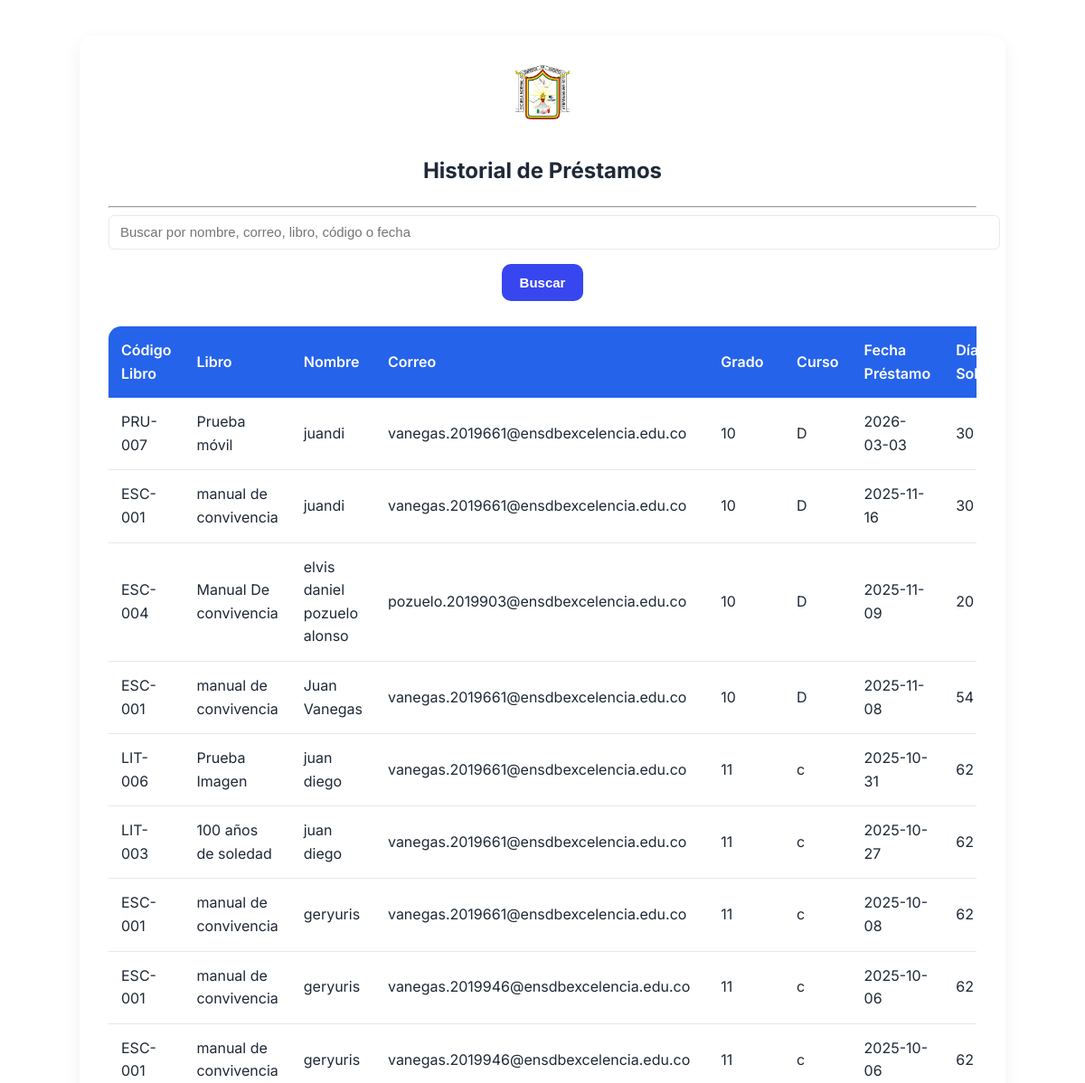
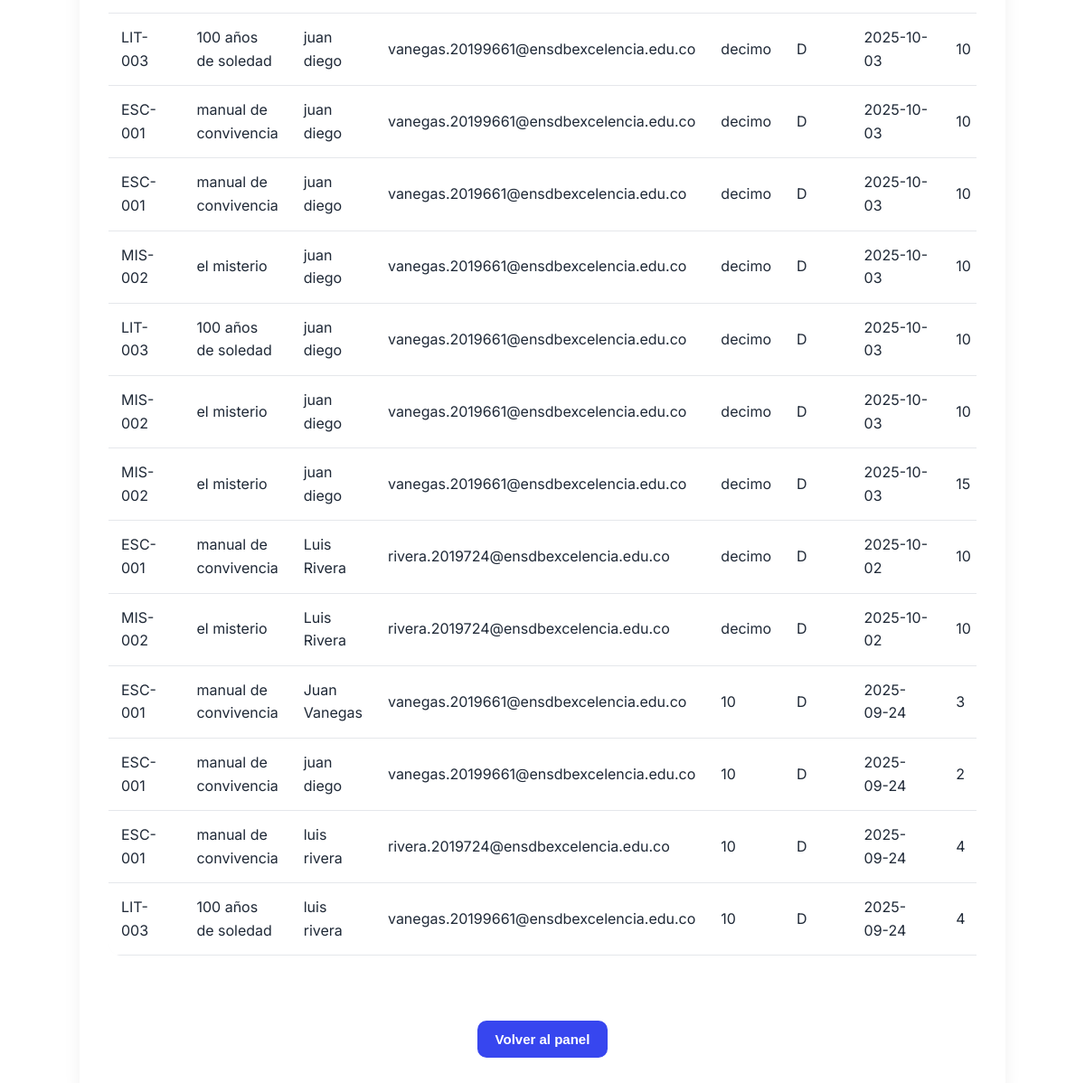
The page /admin_historial (signed in) on the database its author committed (2 pictures, top to bottom).
### tables this page shows
CREATE TABLE prestamo (
                id INTEGER PRIMARY KEY AUTOINCREMENT,
                nombre TEXT NOT NULL,
                grado TEXT NOT NULL,
                curso TEXT NOT NULL,
                libro_id INTEGER NOT NULL,
                dias INTEGER NOT NULL,
                correo TEXT NOT NULL,
                fecha_prestamo TEXT NOT NULL,
                devuelto INTEGER DEFAULT 0, reseñado INTEGER DEFAULT 0, fecha_devolucion TEXT,
                FOREIGN KEY(libro_id) REFERENCES libro(id)
            );

CREATE TABLE libro (
                id INTEGER PRIMARY KEY AUTOINCREMENT,
                titulo TEXT NOT NULL,
                autor TEXT NOT NULL,
                editorial TEXT NOT NULL,
                stock INTEGER NOT NULL,
                seccion TEXT NOT NULL
            , codigo_libro TEXT, portada_filename TEXT);

### biblioteca/app.py (the view)
@app.route('/admin_historial')
def admin_historial():
    if not session.get('admin'):
        return redirect(url_for('admin_login'))
    search_query = request.args.get('search', '')
    conn = get_db_connection()
    base_query = """SELECT p.*, l.titulo as libro, l.codigo_libro
                    FROM prestamo p JOIN libro l ON p.libro_id = l.id"""
    params = []
    if search_query:
        base_query += " WHERE p.nombre LIKE ? OR p.correo LIKE ? OR l.titulo LIKE ? OR l.codigo_libro LIKE ?"
        params = [f'%{search_query}%'] * 4
    base_query += " ORDER BY p.fecha_prestamo DESC"
    prestamos = execute(conn, base_query, params).fetchall()
    conn.close()
    return render_template('admin_historial.html', prestamos=prestamos, search=search_query)

### biblioteca/app.py (called while the page is built)
def get_db_connection():
    if USE_MYSQL:
        import mysql.connector
        conn = mysql.connector.connect(
            host=os.environ.get('MYSQL_HOST', 'localhost'),
            user=os.environ.get('MYSQL_USER', 'root'),
            password=os.environ.get('MYSQL_PASSWORD', ''),
            database=os.environ.get('MYSQL_DATABASE'),
            charset='utf8mb4',
        )
        return conn
    else:
        conn = sqlite3.connect(DATABASE)
        conn.row_factory = sqlite3.Row
        return conn

def execute(conn, query, params=()):
    if USE_MYSQL:
        query = query.replace('?', '%s')
        cur = conn.cursor(dictionary=True)
    else:
        cur = conn.cursor()
    cur.execute(query, params)
    return cur

### biblioteca/templates/admin_historial.html (shortened to what this page needs)
<!DOCTYPE html>
<html lang="es">
<head>
    <link rel="stylesheet" href="{{ url_for('static', filename='css/styles.css') }}">
</head>
<body>
    <div class="admin-container">
        <div style="text-align:center;">
            <img src="{{ url_for('static', filename='escudo.jpg') }}" alt="Escudo" style="width:60px; margin-bottom:10px;">
            <h2>Historial de Préstamos</h2>
            <hr>
        </div>
        <form method="GET" action="{{ url_for('admin_historial') }}" style="text-align:center; margin-bottom:20px;">
            <input type="text" name="search" placeholder="Buscar por nombre, correo, libro, código o fecha" value="{{ search }}">
            <button type="submit">Buscar</button>
        </form>
        <div class="table-section">
            <div style="overflow-x:auto;">
                <table>
                    <thead>
                        <tr>
                            <th>Código Libro</th>
                            <th>Libro</th>
                            <th>Nombre</th>
                            <th>Correo</th>
                            <th>Grado</th>
                            <th>Curso</th>
                            <th>Fecha Préstamo</th>
                            <th>Días Solicitados</th>
                        </tr>
                    </thead>
                    <tbody>
                        {% for prestamo in prestamos %}
                        <tr>
                            <td data-label="Código Libro">{{ prestamo['codigo_libro'] }}</td>
                            <td data-label="Libro">{{ prestamo['libro'] }}</td>
                            <td data-label="Nombre">{{ prestamo['nombre'] }}</td>
                            <td data-label="Correo">{{ prestamo['correo'] }}</td>
                            <td data-label="Grado">{{ prestamo['grado'] }}</td>
                            <td data-label="Curso">{{ prestamo['curso'] }}</td>
                            <td data-label="Fecha Préstamo">{{ prestamo['fecha_prestamo'] }}</td>
                            <td data-label="Días Solicitados">{{ prestamo['dias'] }}</td>
                        </tr>
                        {% endfor %}
                    </tbody>
                </table>
            </div>
        </div>
        <div style="text-align:center; margin-top:20px;">
            <a href="{{ url_for('admin_panel') }}"><button>Volver al panel</button></a>
        </div>
    </div>
</body>
</html>

### biblioteca/static/css/styles.css (style rules this page uses)
:root { --bg-page: #f6f7fb; --card-bg: rgba(255, 255, 255, 0.95); --text-dark: #1f2937; --text-muted: #4b5563; --primary: #3746ef; --danger: #ef4444; }
body { background-color: var(--bg-page) !important; color: var(--text) !important; -webkit-font-smoothing:antialiased; margin: 0; padding: 0; min-height: 100vh; font-family: 'Inter', sans-serif; color: var(--text-dark) !important; background: url('../images/escuela-background.jpg') no-repeat center center fixed; background-size: cover; }
body::before { content: ''; position: fixed; top: 0; left: 0; width: 100%; height: 100%; background: rgba(255, 255, 255, 0.85); z-index: -1; }
header, nav, .navbar, .page, .content, .panel, .card, .form-control, input, textarea, button, a { color: var(--text-dark) !important; }
form input[type="text"], form input[type="email"], form input[type="password"], form input[type="file"], form textarea, .form-control { display: block !important; width: 100% !important; padding: 0.6rem 0.75rem; margin-bottom: 0.75rem !important; border: 1px solid #e6e9ef; border-radius: 6px; background: #fff; color: var(--text-dark) !important; }
button, .btn, .btn-primary { display: inline-block; padding: 0.55rem 0.9rem; background: var(--primary); color: #fff !important; border: none; border-radius: 6px; cursor: pointer; transition: transform .12s ease, box-shadow .12s ease, opacity .12s ease; margin-bottom: 0.5rem; }
input + button, input + .btn, .form-control + .btn { margin-top: 0.25rem; }
a, .nav-link { color: var(--primary) !important; text-decoration: none; }
:root { --primary-color: #2563eb; --secondary-color: #f3f4f6; --accent-color: #10b981; --warning-color: #f59e0b; --error-color: #ef4444; --text-color: #1f2937; --heading-color: #111827; --card-bg: #ffffffcc; --shadow: 0 6px 20px rgba(0, 0, 0, 0.06); --border-radius: 14px; --transition: all 0.25s ease; }
body { background: linear-gradient(180deg, #e0e7ff 0%, #f9fafb 100%); font-family: 'Inter', sans-serif; margin: 0; padding: 20px; color: var(--text-color); line-height: 1.6; background-image: url('https://images.unsplash.com/photo-1507842217343-583bb7270b66?q=80&w=2070&auto=format&fit=crop'); background-size: cover; background-attachment: fixed; background-blend-mode: overlay; }
.container, .admin-container { max-width: 980px; margin: 30px auto; background: var(--card-bg); backdrop-filter: blur(10px); border-radius: var(--border-radius); box-shadow: var(--shadow); padding: 2.2em; transition: var(--transition); }
.container, .admin-container { max-width: 960px; margin: 20px auto; background: #fff; border-radius: var(--border-radius); box-shadow: var(--shadow); padding: 2em; overflow-x: auto; }
button, .btn { border: none; border-radius: 10px; padding: 12px 20px; font-size: 15px; font-weight: 600; cursor: pointer; transition: var(--transition); color: #fff; display: inline-block; }
input[type="text"], input[type="email"], input[type="number"], input[type="password"] { width: 100%; padding: 12px; border-radius: 10px; border: 1px solid #d1d5db; font-size: 15px; transition: var(--transition); background-color: #f9fafb; }
table { width: 100%; border-collapse: collapse; border-radius: var(--border-radius); overflow: hidden; margin-bottom: 2em; }
th { background: var(--primary-color); color: #fff; padding: 14px; text-align: left; font-weight: 600; }
td { padding: 14px; background: #fff; border-bottom: 1px solid #e5e7eb; }
tbody tr { background-color: #fff; }
tbody tr:nth-child(even) { background-color: #f9f9f9; }
.table-section { margin-bottom: 2.5em; }
body::before { z-index: -1; }
body { background-color: transparent; }
body { background: transparent !important; color: var(--text-color); }
body::before { content: ""; position: fixed; inset: 0; background-image: url('../images/escuela-background.jpeg'); background-repeat: no-repeat; background-position: center center; background-size: cover; background-attachment: fixed; filter: blur(0px); image-rendering: auto; z-index: -1; }
@media (min-width: 1200px) and (max-width: 1599px) { body::before { filter: blur(1px); } }

### rows shown on the page
prestamo: codigo_libro "PRU-007", libro "Prueba móvil", nombre "juandi", correo "vanegas.2019661@ensdbexcelencia.edu.co", grado "10", curso "D", fecha_prestamo "2026-03-03", dias "30"
prestamo: codigo_libro "ESC-001", libro "manual de convivencia", nombre "juandi", correo "vanegas.2019661@ensdbexcelencia.edu.co", grado "10", curso "D", fecha_prestamo "2025-11-16", dias "30"
prestamo: codigo_libro "ESC-004", libro "Manual De convivencia", nombre "elvis daniel pozuelo alonso", correo "pozuelo.2019903@ensdbexcelencia.edu.co", grado "10", curso "D", fecha_prestamo "2025-11-09", dias "20"
prestamo: codigo_libro "ESC-001", libro "manual de convivencia", nombre "Juan Vanegas", correo "vanegas.2019661@ensdbexcelencia.edu.co", grado "10", curso "D", fecha_prestamo "2025-11-08", dias "54"
prestamo: codigo_libro "LIT-006", libro "Prueba Imagen", nombre "juan diego", correo "vanegas.2019661@ensdbexcelencia.edu.co", grado "11", curso "c", fecha_prestamo "2025-10-31", dias "62"
prestamo: codigo_libro "LIT-003", libro "100 años de soledad", nombre "juan diego", correo "vanegas.2019661@ensdbexcelencia.edu.co", grado "11", curso "c", fecha_prestamo "2025-10-27", dias "62"
prestamo: codigo_libro "ESC-001", libro "manual de convivencia", nombre "geryuris", correo "vanegas.2019661@ensdbexcelencia.edu.co", grado "11", curso "c", fecha_prestamo "2025-10-08", dias "62"
prestamo: codigo_libro "ESC-001", libro "manual de convivencia", nombre "geryuris", correo "vanegas.2019946@ensdbexcelencia.edu.co", grado "11", curso "c", fecha_prestamo "2025-10-06", dias "62"
prestamo: codigo_libro "ESC-001", libro "manual de convivencia", nombre "geryuris", correo "vanegas.2019946@ensdbexcelencia.edu.co", grado "11", curso "c", fecha_prestamo "2025-10-06", dias "62"
prestamo: codigo_libro "LIT-003", libro "100 años de soledad", nombre "juan diego", correo "vanegas.20199661@ensdbexcelencia.edu.co", grado "decimo", curso "D", fecha_prestamo "2025-10-03", dias "10"
prestamo: codigo_libro "ESC-001", libro "manual de convivencia", nombre "juan diego", correo "vanegas.20199661@ensdbexcelencia.edu.co", grado "decimo", curso "D", fecha_prestamo "2025-10-03", dias "10"
prestamo: codigo_libro "ESC-001", libro "manual de convivencia", nombre "juan diego", correo "vanegas.2019661@ensdbexcelencia.edu.co", grado "decimo", curso "D", fecha_prestamo "2025-10-03", dias "10"
prestamo: codigo_libro "MIS-002", libro "el misterio", nombre "juan diego", correo "vanegas.2019661@ensdbexcelencia.edu.co", grado "decimo", curso "D", fecha_prestamo "2025-10-03", dias "10"
prestamo: codigo_libro "LIT-003", libro "100 años de soledad", nombre "juan diego", correo "vanegas.2019661@ensdbexcelencia.edu.co", grado "decimo", curso "D", fecha_prestamo "2025-10-03", dias "10"
prestamo: codigo_libro "MIS-002", libro "el misterio", nombre "juan diego", correo "vanegas.2019661@ensdbexcelencia.edu.co", grado "decimo", curso "D", fecha_prestamo "2025-10-03", dias "10"
prestamo: codigo_libro "MIS-002", libro "el misterio", nombre "juan diego", correo "vanegas.2019661@ensdbexcelencia.edu.co", grado "decimo", curso "D", fecha_prestamo "2025-10-03", dias "15"
prestamo: codigo_libro "ESC-001", libro "manual de convivencia", nombre "Luis Rivera", correo "rivera.2019724@ensdbexcelencia.edu.co", grado "decimo", curso "D", fecha_prestamo "2025-10-02", dias "10"
prestamo: codigo_libro "MIS-002", libro "el misterio", nombre "Luis Rivera", correo "rivera.2019724@ensdbexcelencia.edu.co", grado "decimo", curso "D", fecha_prestamo "2025-10-02", dias "10"
prestamo: codigo_libro "ESC-001", libro "manual de convivencia", nombre "Juan Vanegas", correo "vanegas.2019661@ensdbexcelencia.edu.co", grado "10", curso "D", fecha_prestamo "2025-09-24", dias "3"
prestamo: codigo_libro "ESC-001", libro "manual de convivencia", nombre "juan diego", correo "vanegas.20199661@ensdbexcelencia.edu.co", grado "10", curso "D", fecha_prestamo "2025-09-24", dias "2"
prestamo: codigo_libro "ESC-001", libro "manual de convivencia", nombre "luis rivera", correo "rivera.2019724@ensdbexcelencia.edu.co", grado "10", curso "D", fecha_prestamo "2025-09-24", dias "4"
prestamo: codigo_libro "LIT-003", libro "100 años de soledad", nombre "luis rivera", correo "vanegas.20199661@ensdbexcelencia.edu.co", grado "10", curso "D", fecha_prestamo "2025-09-24", dias "4"
